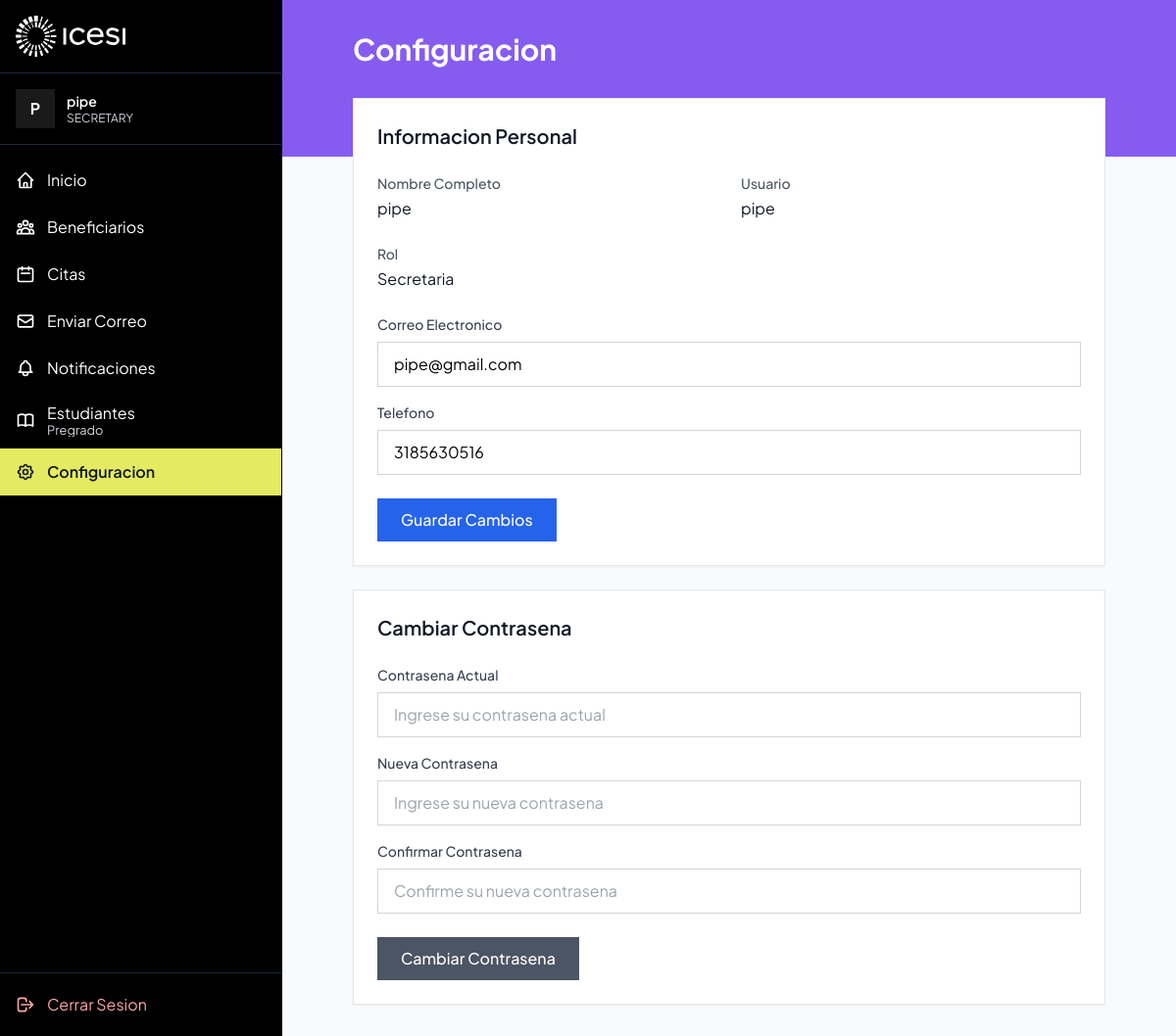
/perfil/ (signed in), run on the app's committed database.
### consultorio/models.py (models this page shows, shortened)
class SystemUser(AbstractUser):
    role = models.CharField(
        max_length=20,
        choices=SystemRole.choices,
        default=SystemRole.SECRETARY,
        verbose_name="Rol"
    )
    phone = models.CharField(max_length=20, blank=True, null=True, verbose_name="Telefono")
    class Meta:
        verbose_name = "Usuario del Sistema"
        verbose_name_plural = "Usuarios del Sistema"

### consultorio/views.py (the view, shortened to what this page needs)
# urls.py: path('perfil/', ProfileView.as_view(), name='profile'),
class ProfileView(LoginRequiredMixin, View):
    def get_template_name(self, user):
        return 'profile/profile.html'
    def _action_urls(self, user):
        if is_student_user(user):
            return {
                'profile_post_url_name': 'student-profile-settings',
                'password_post_url_name': 'student-profile-password',
            }
        return {
            'profile_post_url_name': 'profile',
            'password_post_url_name': 'profile-password',
        }
    def get(self, request):
        from .forms import SystemUserProfileForm, SystemUserPasswordForm
        profile_form = SystemUserProfileForm(instance=request.user)
        password_form = SystemUserPasswordForm()
        template_name = self.get_template_name(request.user)
        context = {
            'profile_form': profile_form,
            'password_form': password_form,
        }
        context.update(self._action_urls(request.user))
        return render(request, template_name, context)

### consultorio/forms.py (shortened to what this page needs)
class SystemUserProfileForm(forms.ModelForm):
    class Meta:
        model = SystemUser
        fields = ['phone', 'email']
        widgets = {
            'phone': forms.TextInput(attrs={'class': COMMON_INPUT_CLASS, 'placeholder': 'Numero de telefono'}),
            'email': forms.EmailInput(attrs={'class': COMMON_INPUT_CLASS, 'placeholder': 'correo@ejemplo.com'}),
        }
        labels = {
            'phone': 'Telefono',
            'email': 'Correo Electronico',
        }

class SystemUserPasswordForm(forms.Form):
    current_password = forms.CharField(
        label='Contrasena Actual',
        widget=forms.PasswordInput(attrs={
            'class': COMMON_INPUT_CLASS,
            'placeholder': 'Ingrese su contrasena actual'
        })
    )
    new_password = forms.CharField(
        label='Nueva Contrasena',
        widget=forms.PasswordInput(attrs={
            'class': COMMON_INPUT_CLASS,
            'placeholder': 'Ingrese su nueva contrasena'
        }),
        min_length=6
    )
    confirm_password = forms.CharField(
        label='Confirmar Contrasena',
        widget=forms.PasswordInput(attrs={
            'class': COMMON_INPUT_CLASS,
            'placeholder': 'Confirme su nueva contrasena'
        })
    )

### consultorio/views.py (called while the page is built)
def is_student_user(user):
    return user.is_authenticated and user.role == SystemRole.STUDENT

### consultorio/templates/profile/profile.html (shortened to what this page needs)
{% extends 'base.html' %}
{% block content %}
<div class="max-w-3xl mx-auto">
    <div class="mb-8">
        <h1 class="text-3xl font-bold text-white">Configuracion</h1>
    </div>
    <div class="bg-white rounded-xl shadow-sm border border-gray-200 p-6 mb-6">
        <h2 class="text-xl font-semibold text-gray-900 mb-6">Informacion Personal</h2>
        <div class="grid grid-cols-2 gap-6 mb-6">
            <div>
                <p class="text-sm text-gray-600 font-medium mb-1">Nombre Completo</p>
                <p class="text-gray-900">{{ user.get_full_name|default:user.username }}</p>
            </div>
            <div>
                <p class="text-sm text-gray-600 font-medium mb-1">Usuario</p>
                <p class="text-gray-900">{{ user.username }}</p>
            </div>
            <div>
                <p class="text-sm text-gray-600 font-medium mb-1">Rol</p>
                <p class="text-gray-900">{{ user.get_role_display }}</p>
            </div>
        </div>
        <form method="post" action="{% url profile_post_url_name %}">
            <div class="space-y-4">
                <div>
                    <label for="id_email" class="block text-sm font-medium text-gray-700 mb-2">
                        Correo Electronico
                    </label>
                    {{ profile_form.email }}
                </div>
                <div>
                    <label for="id_phone" class="block text-sm font-medium text-gray-700 mb-2">
                        Telefono
                    </label>
                    {{ profile_form.phone }}
                </div>
            </div>
            <div class="mt-6">
                <button type="submit" class="px-6 py-2.5 bg-blue-600 text-white rounded-lg hover:bg-blue-700 font-medium transition-colors">
                    Guardar Cambios
                </button>
            </div>
        </form>
    </div>
    <div class="bg-white rounded-xl shadow-sm border border-gray-200 p-6">
        <h2 class="text-xl font-semibold text-gray-900 mb-6">Cambiar Contrasena</h2>
        <form method="post" action="{% url password_post_url_name %}">
            <div class="space-y-4">
                <div>
                    <label for="id_current_password" class="block text-sm font-medium text-gray-700 mb-2">
                        Contrasena Actual
                    </label>
                    {{ password_form.current_password }}
                </div>
                <div>
                    <label for="id_new_password" class="block text-sm font-medium text-gray-700 mb-2">
                        Nueva Contrasena
                    </label>
                    {{ password_form.new_password }}
                </div>
                <div>
                    <label for="id_confirm_password" class="block text-sm font-medium text-gray-700 mb-2">
                        Confirmar Contrasena
                    </label>
                    {{ password_form.confirm_password }}
                </div>
            </div>
            <div class="mt-6">
                <button type="submit" class="px-6 py-2.5 bg-gray-600 text-white rounded-lg hover:bg-gray-700 font-medium transition-colors">
                    Cambiar Contrasena
                </button>
            </div>
        </form>
    </div>
</div>
{% endblock %}

### consultorio/templates/base.html (shortened to what this page needs)
{% load static %}
<!DOCTYPE html>
<html lang="es">
<head>
    <script src="https://cdn.tailwindcss.com"></script>
</head>
<body class="font-sans bg-gray-50 min-h-screen flex overflow-hidden">
    <div class="fixed top-0 left-0 right-0 h-40 pointer-events-none z-0" style="background-color: #865CF0;"></div>
    {% if user.is_authenticated %}
        {% block sidebar %}
        {% if user.role == 'STUDENT' %}
        {% include 'sidebar_student.html' %}
        {% else %}
        <aside id="sidebar" data-cy="sideMenu" class="sidebar-drawer fixed inset-y-0 left-0 z-50 w-72 border-r border-black shadow-sm h-screen transition-transform duration-300 ease-in-out transform -translate-x-full lg:translate-x-0 lg:relative lg:inset-auto flex flex-col">
            <div class="flex flex-col h-full">
                <div class="px-4 py-4 border-b sidebar-divider">
                    <div class="flex items-center justify-between gap-3">
                        <a href="{% url 'home' %}" class="flex items-center gap-3 min-w-0">
                            <div class="brand-logo-window">
                                <img src="{% static 'consultorio/logo.svg' %}" alt="Icesi" class="brand-logo-img" />
                            </div>
                        </a>
                    </div>
                </div>
                <div class="px-4 py-4 border-b sidebar-divider">
                    <div class="sidebar-user flex items-center gap-3 min-w-0">
                        <div class="w-10 h-10 rounded-full bg-white/10 text-white font-bold flex items-center justify-center shrink-0">
                            {{ user.username|make_list|first|upper }}
                        </div>
                        <div class="sidebar-expand min-w-0">
                            <p class="text-sm font-semibold text-white truncate">{{ user.get_full_name|default:user.username }}</p>
                            <p class="text-xs text-gray-300 truncate">{{ user.role|default:'Usuario' }}</p>
                        </div>
                    </div>
                </div>
                <nav class="flex-1 overflow-y-auto py-3">
                    <a href="{% url 'home' %}" class="sidebar-item {% if request.resolver_match.url_name == 'home' %}active{% endif %}">
                        <svg class="w-5 h-5" fill="none" stroke="currentColor" viewBox="0 0 24 24">
                            <path stroke-linecap="round" stroke-linejoin="round" stroke-width="2" d="M3 12l2-2m0 0l7-7 7 7M5 10v10a1 1 0 001 1h3m10-11l2 2m-2-2v10a1 1 0 01-1 1h-3m-6 0a1 1 0 001-1v-4a1 1 0 011-1h2a1 1 0 011 1v4a1 1 0 001 1m-6 0h6"></path>
                        </svg>
                        <span class="sidebar-expand">Inicio</span>
                    </a>
                    <a href="{% url 'beneficiary-list' %}" class="sidebar-item {% if 'beneficiar' in request.path %}active{% endif %}">
                        <span class="sidebar-expand">Beneficiarios</span>
                    </a>
                    <a href="{% url 'appointment-list' %}" class="sidebar-item {% if 'citas' in request.path %}active{% endif %}">
                        <svg class="w-5 h-5" fill="none" stroke="currentColor" viewBox="0 0 24 24">
                            <path stroke-linecap="round" stroke-linejoin="round" stroke-width="2" d="M8 7V3m8 4V3m-9 8h10M5 21h14a2 2 0 002-2V7a2 2 0 00-2-2H5a2 2 0 00-2 2v12a2 2 0 002 2z"></path>
                        </svg>
                        <span class="sidebar-expand">Citas</span>
                    </a>
                    <a href="{% url 'send-email' %}" class="sidebar-item {% if 'enviar-correo' in request.path %}active{% endif %}">
                        <svg class="w-5 h-5" fill="none" stroke="currentColor" viewBox="0 0 24 24">
                            <path stroke-linecap="round" stroke-linejoin="round" stroke-width="2" d="M3 8l7.89 5.26a2 2 0 002.22 0L21 8M5 19h14a2 2 0 002-2V7a2 2 0 00-2-2H5a2 2 0 00-2 2v10a2 2 0 002 2z"></path>
                        </svg>
                        <span class="sidebar-expand">Enviar Correo</span>
                    </a>
                    <a href="{% url 'notification-list' %}" class="sidebar-item {% if 'notificaciones' in request.path %}active{% endif %}">
                        <span class="sidebar-expand">Notificaciones</span>
                    </a>
                    <a href="{% url 'student-list' %}" class="sidebar-item {% if 'estudiantes' in request.path %}active{% endif %}">
                        <div class="sidebar-expand leading-tight">
                            <p>Estudiantes</p>
                            <p class="sidebar-subtext">Pregrado</p>
                        </div>
                    </a>
                    <a href="{% url 'profile' %}" class="sidebar-item {% if 'perfil' in request.path %}active{% endif %}">
                        <span class="sidebar-expand">Configuracion</span>
                    </a>
                </nav>
                <div class="py-2 border-t sidebar-divider">
                    <form method="post" action="{% url 'logout' %}">
                        <button type="submit" class="sidebar-item text-red-300 hover:bg-red-950/40 hover:text-red-200">
                            <svg class="w-5 h-5" fill="none" stroke="currentColor" viewBox="0 0 24 24">
                                <path stroke-linecap="round" stroke-linejoin="round" stroke-width="2" d="M17 16l4-4m0 0l-4-4m4 4H7m6 4v1a3 3 0 01-3 3H6a3 3 0 01-3-3V7a3 3 0 013-3h4a3 3 0 013 3v1"></path>
                            </svg>
                            <span class="sidebar-expand">Cerrar Sesion</span>
                        </button>
                    </form>
                </div>
            </div>
        </aside>
        {% endif %}
        {% endblock %}
    {% endif %}
    <div class="flex-1 flex flex-col h-screen overflow-hidden relative z-10">
        <main class="flex-1 overflow-y-auto p-4 lg:p-8">
            {% block content %}{% endblock %}
        </main>
    </div>
</body>
</html>

### consultorio/templates/base.html (style rules this page uses)
[class*='rounded'] { border-radius: 0 !important; }
input, select, textarea, button { border-radius: 0 !important; }
.sidebar-drawer { background: #000000; color: #ffffff; }
.sidebar-item { display: flex; align-items: center; gap: 0.75rem; padding: 0.75rem 0.9rem; border-radius: 0; color: #ffffff; transition: background-color 0.2s ease, color 0.2s ease; }
.sidebar-item.active { background: #E4EB60; color: #111827; font-weight: 600; }
.sidebar-expand { white-space: nowrap; }
.sidebar-subtext { font-size: 0.8rem; line-height: 1.1; color: #d1d5db; }
.sidebar-divider { border-color: #1f2937; }
.brand-logo-window { width: 10.8rem; height: 2.6rem; overflow: hidden; display: flex; align-items: center; transition: width 0.25s ease; }
.brand-logo-img { height: 2.6rem; width: auto; max-width: none; display: block; flex: none; }
@media (min-width: 1024px) { .sidebar-drawer { width: 4.5rem !important; transition: width 0.25s ease; } }
@media (min-width: 1024px) { .sidebar-drawer .brand-logo-window { width: 2.6rem; } }
@media (min-width: 1024px) { .sidebar-drawer .sidebar-expand { opacity: 0; max-width: 0; overflow: hidden; transition: opacity 0.2s ease, max-width 0.25s ease; } }
@media (min-width: 1024px) { .sidebar-drawer .sidebar-item { justify-content: center; padding-left: 1rem; padding-right: 1rem; } }
@media (min-width: 1024px) { .sidebar-drawer .sidebar-user { justify-content: center; } }

### data on the page
SystemUser: username|make_list "P", get_full_name "pipe", role "SECRETARY", username "pipe", role "Secretaria", email "pipe@gmail.com", phone "3185630516"
